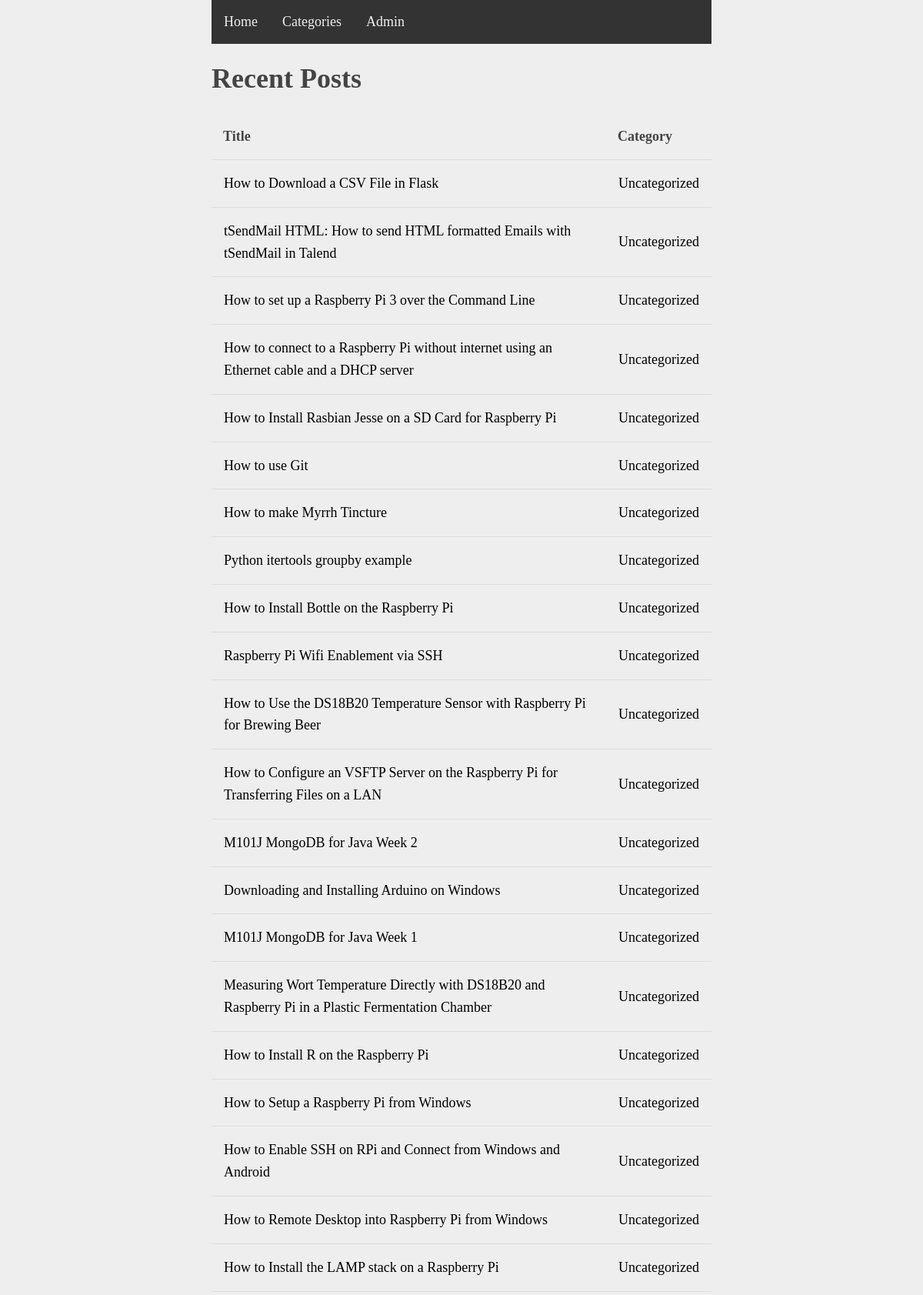
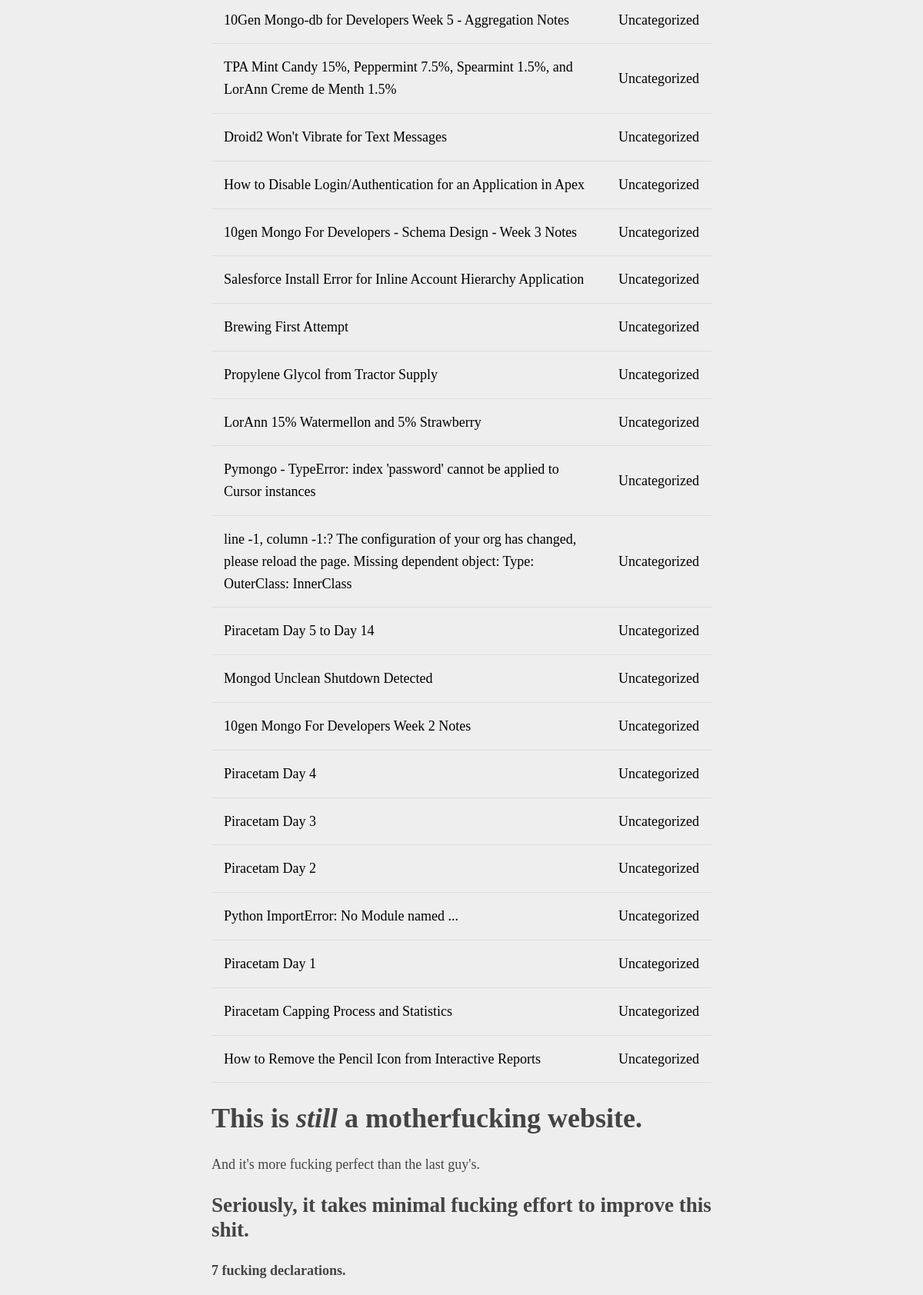
/home/ (upper part), run on the app's committed database (2 pictures, top to bottom).
### blog/models.py (models this page shows, shortened)
class BaseModel(db.Model):
    __abstract__ = True

class Post(BaseModel):
    id = db.Column(db.Integer, primary_key=True)
    user_id = db.Column(db.Integer, db.ForeignKey('user.id', ondelete='CASCADE'), nullable=False)
    title = db.Column(db.String, nullable=False)
    category_id = db.Column(db.Integer, db.ForeignKey('category.id', ondelete='SET NULL'), nullable=True)
    content = db.Column(db.String)
    is_published = db.Column(db.Boolean, default=False)
    creation_date = db.Column(db.Date, nullable=False)
    last_modified_date = db.Column(db.Date, nullable=True)
    __table_args__ = (db.CheckConstraint("title <> ''"), db.CheckConstraint("content <> ''"), {'sqlite_autoincrement': True})

### blog/views/home.py (the view)
@app.route('/home/', methods=['GET'])
def home():
    posts = db.session.query(Post, Category).outerjoin(Category) \
        .filter(Post.is_published == True) \
        .order_by(desc(Post.creation_date))\
        .all()
    posts = [
        {
            'title': p.title,
            'category': c.name if c is not None else 'Uncategorized',
            'post_id': p.id,
            'category_id': c.id if c is not None else 0
        }
        for p, c in posts
    ]
    return render_template('home.html', posts=posts)

### blog/__init__.py (called while the page is built)
    @event.listens_for(Engine, "connect")
    def set_sqlite_pragma(dbapi_connection, connection_record):
        cursor = dbapi_connection.cursor()
        cursor.execute("PRAGMA foreign_keys=ON")
        cursor.close()

### blog/templates/home.html (shortened to what this page needs)
{% extends "base.html" %}
{% block content %}
    <header> <h1>Recent Posts</h1></header>
    <table id="post-table">
        <thead>
            <tr>
                <th>Title</th>
                <th>Category</th>
            </tr>
        </thead>
        <tbody>
        {% for post in posts %}
            <tr>
                <td><a href="/post/{{post.post_id}}/">{{post.title}}</a></td>
                <td><a href="/category/{{post.category_id}}">{{post.category}}</a></td>
            </tr>
        {% endfor %}
        </tbody>
    </table>
    <header>
        <h1>This is <em>still</em> a motherfucking website.</h1>
        <aside>And it's more fucking perfect than the last guy's.</aside>
    </header>
    <h2>Seriously, it takes minimal fucking effort to improve this shit.</h2>
    <p><strong>7 fucking declarations.</strong></p>
{% endblock %}

### blog/templates/base.html (shortened to what this page needs)
<!DOCTYPE html>
<html lang="en">
<head>
</head>
<body>
    <ul id="navigation">
        <li><a href="/home/">Home</a></li>
        <li><a href="/category/">Categories</a></li>
        <li><a href="/admin/">Admin</a></li>
    </ul>
    {% block content %}{% endblock %}
</body>
</html>

### data on the page
Post: title "How to Download a CSV File in Flask", category "Uncategorized"
Post: title "tSendMail HTML: How to send HTML formatted Emails with tSendMail in Talend", category "Uncategorized"
Post: title "How to set up a Raspberry Pi 3 over the Command Line", category "Uncategorized"
Post: title "How to connect to a Raspberry Pi without internet using an Ethernet cable and a DHCP server", category "Uncategorized"
Post: title "How to Install Rasbian Jesse on a SD Card for Raspberry Pi", category "Uncategorized"
Post: title "How to use Git", category "Uncategorized"
Post: title "How to make Myrrh Tincture", category "Uncategorized"
Post: title "Python itertools groupby example", category "Uncategorized"
Post: title "How to Install Bottle on the Raspberry Pi", category "Uncategorized"
Post: title "Raspberry Pi Wifi Enablement via SSH", category "Uncategorized"
Post: title "How to Use the DS18B20 Temperature Sensor with Raspberry Pi for Brewing Beer", category "Uncategorized"
Post: title "How to Configure an VSFTP Server on the Raspberry Pi for Transferring Files on a LAN", category "Uncategorized"
Post: title "M101J MongoDB for Java Week 2", category "Uncategorized"
Post: title "Downloading and Installing Arduino on Windows", category "Uncategorized"
Post: title "M101J MongoDB for Java Week 1", category "Uncategorized"
Post: title "Measuring Wort Temperature Directly with DS18B20 and Raspberry Pi in a Plastic Fermentation Chamber", category "Uncategorized"
Post: title "How to Install R on the Raspberry Pi", category "Uncategorized"
Post: title "How to Setup a Raspberry Pi from Windows", category "Uncategorized"
Post: title "How to Enable SSH on RPi and Connect from Windows and Android", category "Uncategorized"
Post: title "How to Remote Desktop into Raspberry Pi from Windows", category "Uncategorized"
Post: title "How to Install the LAMP stack on a Raspberry Pi", category "Uncategorized"
Post: title "10Gen Mongo-db for Developers Week 5 - Aggregation Notes", category "Uncategorized"
Post: title "TPA Mint Candy 15%, Peppermint 7.5%, Spearmint 1.5%, and LorAnn Creme de Menth 1.5%", category "Uncategorized"
Post: title "Droid2 Won't Vibrate for Text Messages", category "Uncategorized"
Post: title "How to Disable Login/Authentication for an Application in Apex", category "Uncategorized"
Post: title "10gen Mongo For Developers - Schema Design - Week 3 Notes", category "Uncategorized"
Post: title "Salesforce Install Error for Inline Account Hierarchy Application", category "Uncategorized"
Post: title "Brewing First Attempt", category "Uncategorized"
Post: title "Propylene Glycol from Tractor Supply", category "Uncategorized"
Post: title "LorAnn 15% Watermellon and 5% Strawberry", category "Uncategorized"
Post: title "Pymongo - TypeError: index 'password' cannot be applied to Cursor instances", category "Uncategorized"
Post: title "line -1, column -1:? The configuration of your org has changed, please reload the page. Missing dependent object: Type: OuterClass: InnerClass", category "Uncategorized"
Post: title "Piracetam Day 5 to Day 14", category "Uncategorized"
Post: title "Mongod Unclean Shutdown Detected", category "Uncategorized"
Post: title "10gen Mongo For Developers Week 2 Notes", category "Uncategorized"
Post: title "Piracetam Day 4", category "Uncategorized"
Post: title "Piracetam Day 3", category "Uncategorized"
Post: title "Piracetam Day 2", category "Uncategorized"
Post: title "Python ImportError: No Module named ...", category "Uncategorized"
Post: title "Piracetam Day 1", category "Uncategorized"
Post: title "Piracetam Capping Process and Statistics", category "Uncategorized"
Post: title "How to Remove the Pencil Icon from Interactive Reports", category "Uncategorized"
